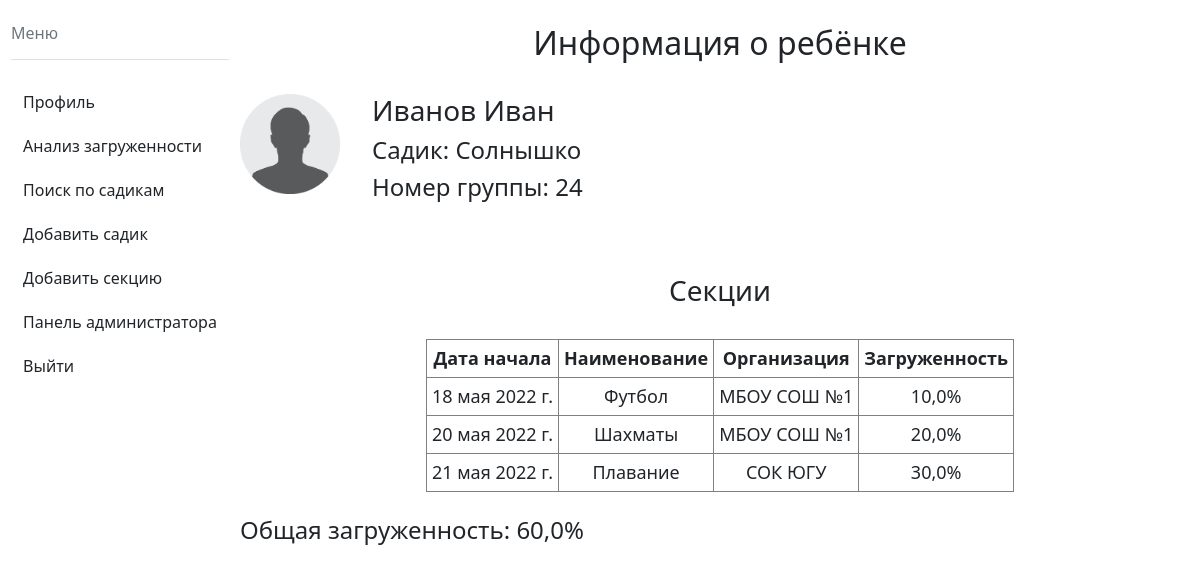
Screenshot of /child_info/1/ (signed in) with the database file from the repository.
### mainapp/models.py (models this page shows, shortened)
class Child(models.Model):
    Firstname = models.CharField(max_length=50, help_text='Введите имя ребенка', verbose_name='Имя', null=False)
    Lastname = models.CharField(max_length=50, help_text='Введите фамилию ребенка', verbose_name='Фамилия', null=False)
    Secondname = models.CharField(max_length=50, help_text='Введите отчество ребенка', verbose_name='Отчество', null=True, blank=True)
    date = models.DateField(help_text='Введите дату рождения', verbose_name='Дата рождения')
    garten = models.ForeignKey('Garten', on_delete=models.CASCADE, help_text='Выберите дет. сад', verbose_name='Дет. сад', null=False)
    number = models.IntegerField(help_text='Введите номер группы', verbose_name='Группа')
    load = models.FloatField(default=0, help_text='Введите нагруженность ребенка', verbose_name="Нагруженность ребенка")
    sections = models.ManyToManyField('Section', help_text='Выберите секции ребенка', verbose_name='Секции', blank=True)
    parents = models.ManyToManyField('Parent', help_text='Выберите родителей ребенка', verbose_name='Родители', blank=True)

class Garten(models.Model):
    number = models.IntegerField(default=1, help_text='Введите номер детского сада', verbose_name='Номер дет. сада')
    title = models.CharField(max_length=150, help_text='Введите название дет. сада', verbose_name='Название', null=False)
    director = models.CharField(max_length=150, help_text='Введите директора дет. сада', verbose_name='Директор', null=False)

class Section(models.Model):
    title = models.CharField(max_length=150, help_text='Введите название секции', verbose_name='Секция', null=False)
    organization = models.ForeignKey('Organization', on_delete=models.CASCADE, help_text='Выберите организацию', verbose_name='Организация', null=False)
    date = models.DateField(help_text='Введите дату начала', verbose_name='Дата', auto_now_add=True)
    coach = models.CharField(max_length=150, help_text='Введите главного тренера секции', verbose_name='Тренер', null=True, blank=True)
    load = models.FloatField(default=10, help_text='Введите нагруженность секции', verbose_name="Нагруженность секции")

class Organization(models.Model):
    title = models.CharField(max_length=150, help_text='Введите название организации доп. образования', verbose_name='Организация', null=False)
    director = models.CharField(max_length=150, help_text='Введите директора организации', verbose_name='Директор', null = True, blank=True)

### mainapp/views.py (the view)
# urls.py: path('child_info/<int:id>/', views.child_info, name='child_info'),
def child_info(request, id):
    if request.user.is_authenticated:
        role = check_role(request)
        if role == 'p':
            parent = Parent.objects.get(person=request.user)
            childs = Child.objects.filter(parents=parent)
            child = Child.objects.get(id=id)
            sections = child.sections.all()
            s = float(0)
            for section in sections:
                s += float(section.load)
            if child in childs:
                return render(request, 'mainapp/child_info.html', {'child':child, 'load':s, 'role':role})
            else:
                return HttpResponseRedirect('/')
        elif role == 'o' or role == 'g':
            child = Child.objects.get(id=id)
            sections = child.sections.all()
            s = float(0)
            for section in sections:
                s += float(section.load)
            return render(request, 'mainapp/child_info.html', {'child': child, 'load': s, 'role':role})
        else:
            return HttpResponseRedirect('/')
    else:
        return HttpResponseRedirect('/')

### mainapp/views.py (called while the page is built)
def check_role(request):
    try:
        if User.objects.filter(pk=request.user.id, groups__name='Parent').exists():
            role = 'p'
        elif User.objects.filter(pk=request.user.id, groups__name='Admin_organization').exists():
            role = 'o'
        elif User.objects.filter(pk=request.user.id, groups__name='Admin_garten').exists():
            role = 'g'
        else:
            role = 'error'
    except:
        role = 'error'
    return role

### templates/mainapp/child_info.html (shortened to what this page needs)
<!DOCTYPE html>
<html lang="en">
{% load static %}
<head>
    <link href= '{% static "css/parent_profile.css" %}' rel="stylesheet" >
    <link rel="stylesheet" href="https://cdn.jsdelivr.net/npm/bootstrap@5.1.3/dist/css/bootstrap.min.css">
</head>
<body>
<div class="b-left">
    <aside class="bd-aside sticky-xl-top text-muted align-self-start mb-3 mb-xl-5 px-2">
  <h2 class="h6 pt-4 pb-3 mb-4 border-bottom">Меню</h2>
  <nav class="small" id="toc">
    <ul class="list-unstyled">
      <li class="my-2">
          <a href="/" class="btn d-inline-flex align-items-center collapsed border-0" data-bs-toggle="collapse" aria-expanded="false" data-bs-target="#contents-collapse" aria-controls="contents-collapse">Профиль</a>
      </li>
       {% if role == 'g' %}
        <li class="my-2">
        <a href="/load_childs" class="btn d-inline-flex align-items-center collapsed border-0" data-bs-toggle="collapse" aria-expanded="false" data-bs-target="#contents-collapse" aria-controls="contents-collapse">Анализ загруженности</a>
      </li>
        <li class="my-2">
        <a href="/garten_search" class="btn d-inline-flex align-items-center collapsed border-0" data-bs-toggle="collapse" aria-expanded="false" data-bs-target="#contents-collapse" aria-controls="contents-collapse">Поиск по садикам</a>
      </li>
        <li class="my-2">
        <a href="/add_child" class="btn d-inline-flex align-items-center collapsed border-0" data-bs-toggle="collapse" aria-expanded="false" data-bs-target="#contents-collapse" aria-controls="contents-collapse">Добавить ребёнка</a>
      </li>
        <li class="my-2">
        <a href="/add_parent" class="btn d-inline-flex align-items-center collapsed border-0" data-bs-toggle="collapse" aria-expanded="false" data-bs-target="#contents-collapse" aria-controls="contents-collapse">Добавить родителя ребенку</a>
      </li>
        <li class="my-2">
        <a href="/admin" class="btn d-inline-flex align-items-center collapsed border-0" data-bs-toggle="collapse" aria-expanded="false" data-bs-target="#contents-collapse" aria-controls="contents-collapse">Панель администратора</a>
      </li>
       {% elif role == 'o' %}
        <li class="my-2">
        <a href="/load_childs" class="btn d-inline-flex align-items-center collapsed border-0" data-bs-toggle="collapse" aria-expanded="false" data-bs-target="#contents-collapse" aria-controls="contents-collapse">Анализ загруженности</a>
      </li>
        <li class="my-2">
        <a href="/garten_search" class="btn d-inline-flex align-items-center collapsed border-0" data-bs-toggle="collapse" aria-expanded="false" data-bs-target="#contents-collapse" aria-controls="contents-collapse">Поиск по садикам</a>
      </li>
       <li class="my-2">
        <a href="/add_garten" class="btn d-inline-flex align-items-center collapsed border-0" data-bs-toggle="collapse" aria-expanded="false" data-bs-target="#contents-collapse" aria-controls="contents-collapse">Добавить садик</a>
      </li>
         <li class="my-2">
        <a href="/add_section" class="btn d-inline-flex align-items-center collapsed border-0" data-bs-toggle="collapse" aria-expanded="false" data-bs-target="#contents-collapse" aria-controls="contents-collapse">Добавить секцию</a>
      </li>
        <li class="my-2">
        <a href="/admin" class="btn d-inline-flex align-items-center collapsed border-0" data-bs-toggle="collapse" aria-expanded="false" data-bs-target="#contents-collapse" aria-controls="contents-collapse">Панель администратора</a>
      </li>
       {% endif %}
      <li class="my-2">
        <a href="/logout" class="btn d-inline-flex align-items-center collapsed border-0" data-bs-toggle="collapse" aria-expanded="false" data-bs-target="#contents-collapse" aria-controls="contents-collapse">Выйти</a>
      </li>
    </ul>
  </nav>
</aside>
</div>
<div class="b-right">
    <br>
    <h2 style="display: flex; justify-content: center; align-items: center;">Информация о ребёнке</h2>
    <br>
    <div style="display: flex;">
         <img src="{% static 'img/chel.png' %}">
        <ul>
            {% if child.Secondname != None %}
                <li><h3>{{ child.Lastname }}&nbsp;{{ child.Firstname }}&nbsp;{{child.Secondname}}</h3></li>
            {% else %}
                <li><h3>{{ child.Lastname }}&nbsp;{{ child.Firstname }}</h3></li>
            {% endif %}
                <li><h4>Садик: {{ child.garten.title}}</h4></li>
                <li><h4>Номер группы: {{ child.number}}</h4></li>
        </ul>
    </div>
    <br>
    <br>
    <h3 style="display: flex; justify-content: center; align-items: center;">Секции</h3>
    <br>
    <table>
        <tr><th>Дата начала</th><th>Наименование</th><th>Организация</th><th>Загруженность</th></tr>
        {% for section in child.sections.all %}
            <tr>
                <td>{{section.date}}</td>
                <td>{{section.title}}</td>
                <td>{{section.organization.title}}</td>
                <td>{{section.load}}%</td>
            </tr>
        {% endfor %}
    </table>
    <br>
    <h4>Общая загруженность: {{load}}%</h4>
</div>
</body>
</html>

### static/css/parent_profile.css (style rules this page uses)
.b-left { width:20%; float:left; display:flex; justify-content: center; align-items: center; }
.b-right { width:80%; float:right; }
img { height: 100px; width: 100px; }
li { list-style-type: none; }
ul { margin-left: 0; padding-left: 0; }

### templates/mainapp/child_info.html (style rules this page uses)
TD, TH { padding: 5px; font-size: 18px; border: 1px solid grey; text-align: center; }
table { margin: auto; }

### rows the page displays
Child: Lastname "Иванов", Firstname "Иван", garten "Солнышко", number "24"
Section: date "18 мая 2022 г.", title "Футбол", organization "МБОУ СОШ №1", load "10,0"
Section: date "20 мая 2022 г.", title "Шахматы", organization "МБОУ СОШ №1", load "20,0"
Section: date "21 мая 2022 г.", title "Плавание", organization "СОК ЮГУ", load "30,0"

### other values shown
{{ load }} "60,0"
